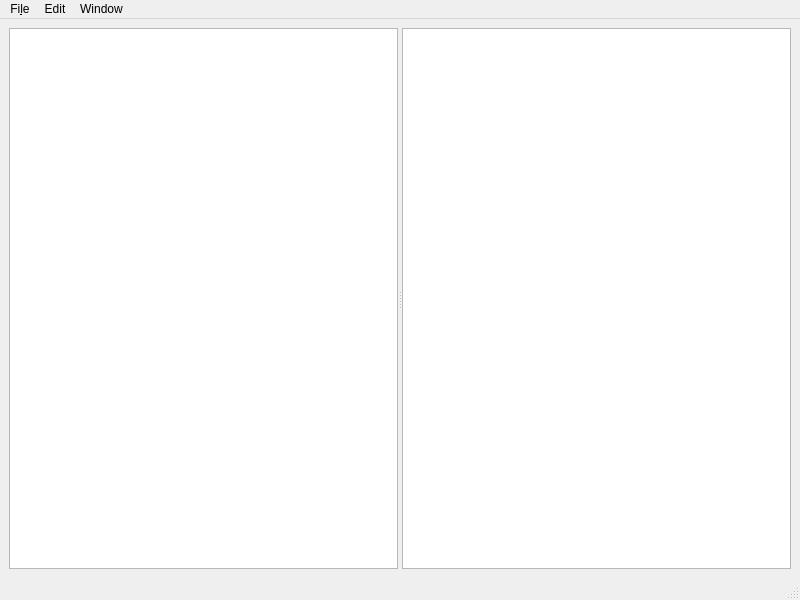
<?xml version="1.0" encoding="UTF-8"?>
<ui version="4.0">
 <class>QxrdInfoWindow</class>
 <widget class="QMainWindow" name="QxrdInfoWindow">
  <property name="geometry">
   <rect>
    <x>0</x>
    <y>0</y>
    <width>800</width>
    <height>600</height>
   </rect>
  </property>
  <property name="windowTitle">
   <string>MainWindow</string>
  </property>
  <widget class="QWidget" name="m_GridView">
   <layout class="QGridLayout" name="gridLayout">
    <item row="0" column="0">
     <widget class="QSplitter" name="m_Splitter">
      <property name="orientation">
       <enum>Qt::Horizontal</enum>
      </property>
      <widget class="QTreeView" name="m_ObjectView"/>
      <widget class="QTreeView" name="m_PropertiesView">
       <property name="sizePolicy">
        <sizepolicy hsizetype="Expanding" vsizetype="Expanding">
         <horstretch>0</horstretch>
         <verstretch>0</verstretch>
        </sizepolicy>
       </property>
      </widget>
     </widget>
    </item>
   </layout>
  </widget>
  <widget class="QMenuBar" name="menubar">
   <property name="geometry">
    <rect>
     <x>0</x>
     <y>0</y>
     <width>800</width>
     <height>26</height>
    </rect>
   </property>
   <widget class="QMenu" name="m_FileMenu">
    <property name="title">
     <string>Fi&amp;le</string>
    </property>
   </widget>
   <widget class="QMenu" name="m_EditMenu">
    <property name="title">
     <string>Edit</string>
    </property>
   </widget>
   <widget class="QMenu" name="m_WindowMenu">
    <property name="title">
     <string>Window</string>
    </property>
    <addaction name="actionWindow"/>
   </widget>
   <addaction name="m_FileMenu"/>
   <addaction name="m_EditMenu"/>
   <addaction name="m_WindowMenu"/>
  </widget>
  <widget class="QStatusBar" name="statusbar"/>
  <action name="actionWindow">
   <property name="text">
    <string>Window</string>
   </property>
  </action>
 </widget>
 <resources/>
 <connections/>
</ui>
